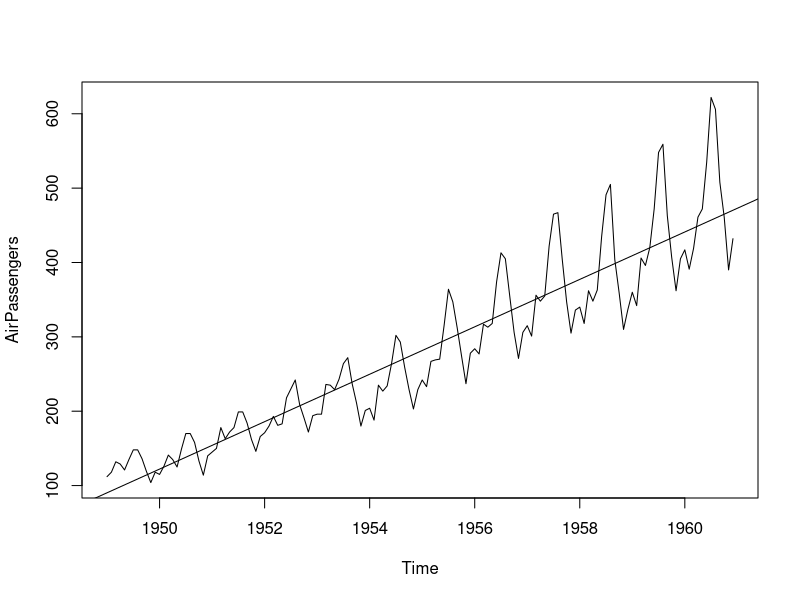
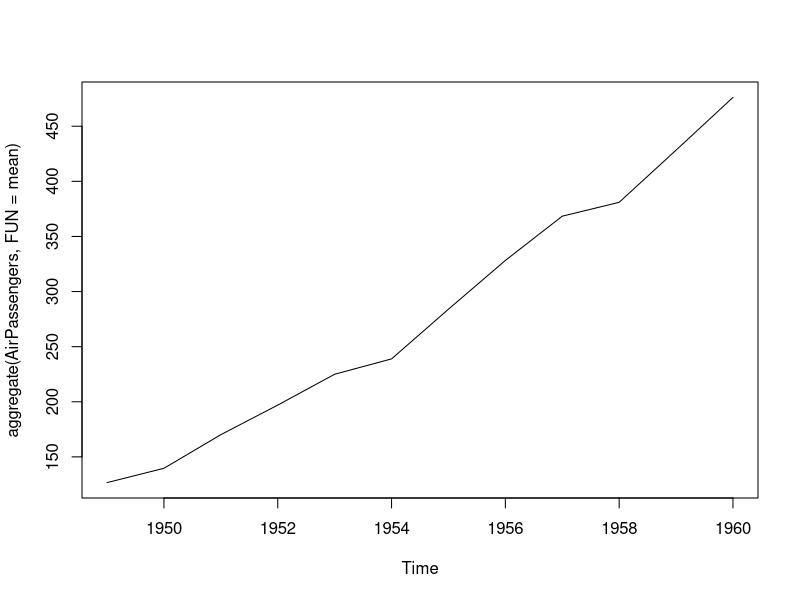
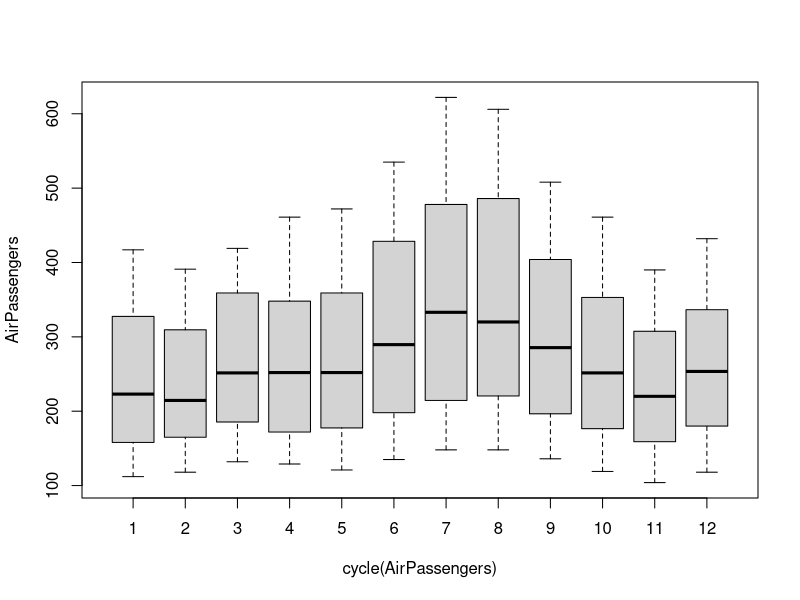
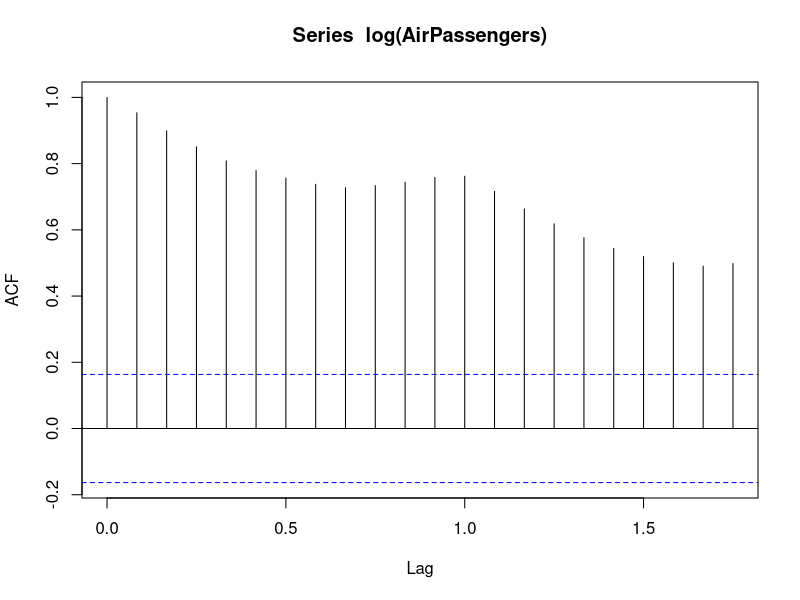
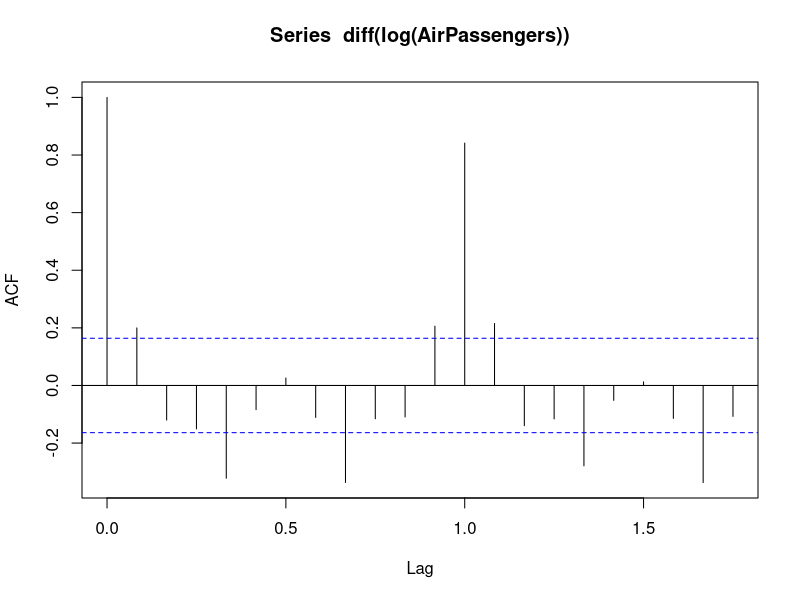
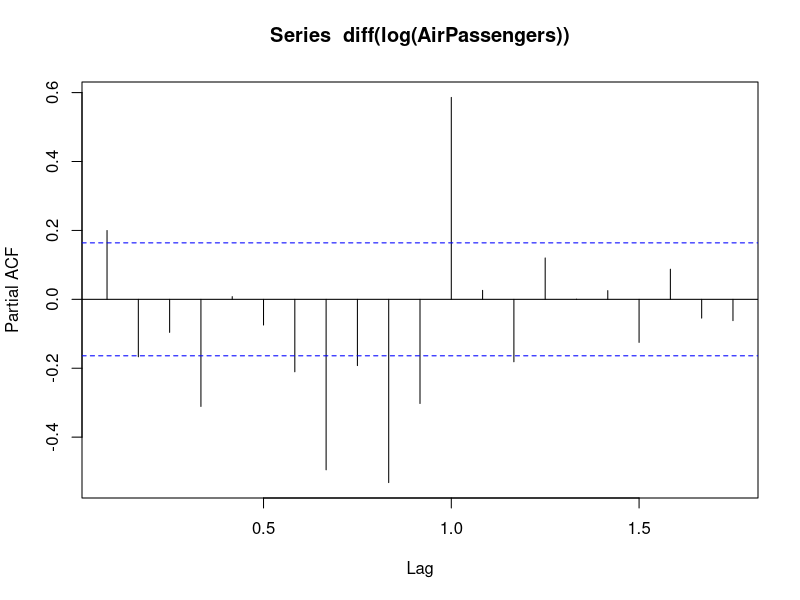
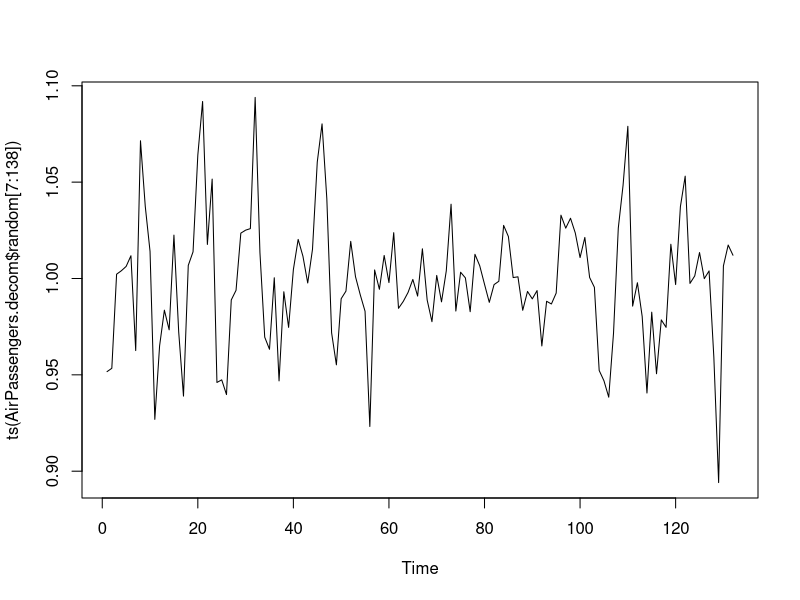
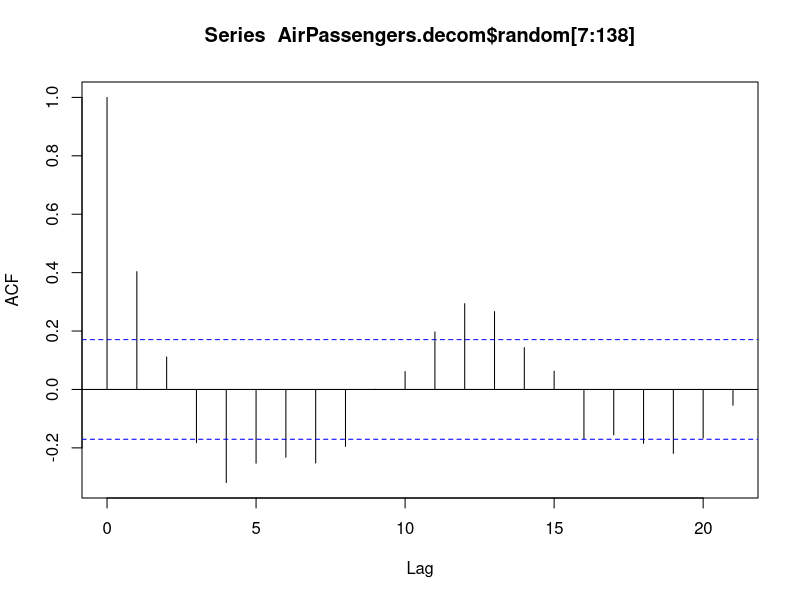

Here is the R script that generated these plots, in order:
setwd("~/Personal/TS")
install.packages("forecast")
library(tseries)
library(forecast)

data(AirPassengers)

#This tells you that the data series is in a time series format
class(AirPassengers)

#This is the start of the time series
start(AirPassengers)

#This is the end of the time series
end(AirPassengers)

frequency(AirPassengers)

summary(AirPassengers)

#1. visualise the series
plot(AirPassengers)
abline(reg=lm(AirPassengers~time(AirPassengers)))

#This will print the cycle across years.
cycle(AirPassengers)

#This will aggregate the cycles and display a year on year trend
plot(aggregate(AirPassengers,FUN=mean))

#Box plot across months will give us a sense on seasonal effect
boxplot(AirPassengers~cycle(AirPassengers))

#2. stationarize the series
#Augmented Dickey-Fuller Test
adf.test(diff(log(AirPassengers)), alternative="stationary", k=0)

#3. Plot ACF/PACF and find optimal parameters
#ACF Plots
acf(log(AirPassengers))
#after regressing
acf(diff(log(AirPassengers)))
pacf(diff(log(AirPassengers)))
# (0,1,1) as (p,d,q) comes out to be the combination with least AIC and BIC
#three integer components (p, d, q) are the AR order, the degree of differencing, and the MA order.

#acf() FUNCTION produces the correlogram plot by default.   
#Correlogram for Air Passanger data 
AirPassengers.decom<-decompose(AirPassengers, "mult")
plot(ts(AirPassengers.decom$random[7:138]))
acf(AirPassengers.decom$random[7:138]) #Correlogram for random component of AirPassenger data period 1949-1960
#correlogram suggests a damped 'cosine' shape, 
#which is characteristic of an autoregressive model of order 2 or that the seasonal adjustment has not been entirely effective. 

#HOW TO CHECK FOR EFFECTIVENESS OF SEASONAL ADJUSTMENTS
#1. Look at the standard deviation of the original series 
sd(AirPassengers[7:138]) #=109
#2. Look at the standard deviation of the series after subtracting the trend 
sd(AirPassengers[7:138]-AirPassengers.decom$trend[7:138]) # only 41 
#3. Look at the standard deviation of the series after seasonal adjustment  
sd(AirPassengers.decom$random[7:138]) #only a very small 0.0334
#=>therefore one can say that the seasonal adjustment was very EFFECTIVE 

#4. Build Arima model
(findbest <- auto.arima(AirPassengers))
(fit <- arima(log(AirPassengers), c(0, 1, 1),seasonal = list(order = c(0, 1, 1), period = 12)))

#5. Make predictions
pred <- predict(fit, n.ahead = 10*12)
ts.plot(AirPassengers,2.718^pred$pred, log = "y", lty = c(1,3))
plot(forecast(findbest,h=20))

#6. Compute prediction intervals of 95% confidence level for each prediction
# calculate upper (U) and lower (L) prediction intervals
U <- pred$pred + 2*pred$se # se: standard error (quantile is 2 as mean=0)
L <- pred$pred - 2*pred$se
# plot observed and predicted values
ts.plot(AirPassengers, pred$pred, U, L, col=c(1, 2, 4, 4), lty=c(1, 1, 2, 2))
library(graphics)
legend("topleft", c("Actual", "Forecast", "Error Bounds (95% prediction interval)"), 
       col=c(1, 2, 4),lty=c(1, 1, 2))
#residual analysis
res <- residuals(fit)  # get residuals from fit
# check acf and pacf of residuals
acf(res)
pacf(res)
qqnorm(residuals(fit))
qqline(residuals(fit))

#Test for stationarity
adf.test(fit$residuals, alternative ="stationary")


#holtzwinters
AP.hw<-HoltWinters(AirPassengers, seasonal="mult")
plot(AP.hw)
AP.hw$alpha; AP.hw$beta; AP.hw$gamma
AP.predict<-predict(AP.hw, n.ahead=4*12) # since montly data is predicted for 4 years
ts.plot(AirPassengers, AP.predict, lty=1:2)

